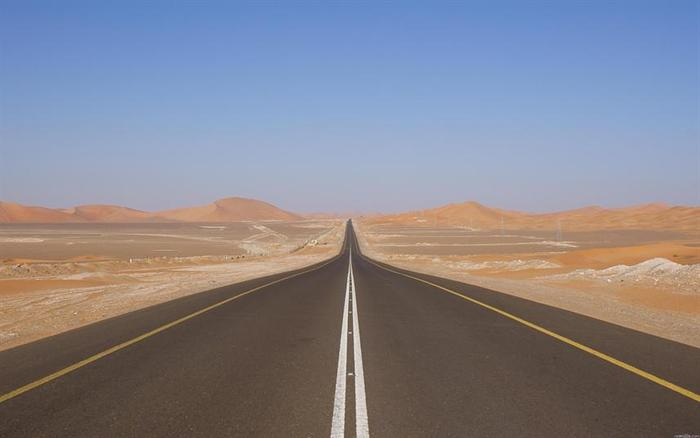
#> input picture 08_Inteligencia_Artificial/02_Algoritmos_Especificos/02_Processamento_de_Imagens/Imagens/estrada.jpg, 700 x 438 px
$ jupyter execute 14_segmentacao_transformada_de_hough.ipynb
#> lines starting #> are read from the running program, lines starting #| are printed output that depends on the picture; after the words box and inside, x2 and y2 are one past the last pixel; in counts of white or black regions, pixels touching at a corner belong together
## Transformada de Hough (detecção de retas)
***

Para que um carro autonomo consiga desempenhar seu papel com perfeição, é preciso detectar previamente varias situações externas e saber como agir em cada uma delas, porém um dos pontos mais importantes para o bom funcionamento do automovel é a detecção da linhas que separam cada aba da pista.

Essa tarefa é facilmente implementada usando várias técnicas de visão computacional e uma dessas tarefas é a transformada de hough.

Ela consegue detectar qualquer linha por meio de algoritmos matematicos.

O objetivo é aplicar na imagem uma transformação de modo que todos os pontos pertencentes a uma mesma curva sejam mapeados num único ponto de um novo espaço de parametrização da curva procurada.

Etapas importante no algoritmo de Hough:

1. Obter uma imagem de borda binária usando Canny por exemplo.
2. Especificar as subdivisões no plano $\theta$p
3. Eliminar a contagem das células acumuladoras para a concentração elevadas de pixels
4. Examinar a relação (principalmente as de continuidade) entre os pixels de uma célula escolhida

```py
def HoughLinesP(img, p, o, minVal, maxVal):
    img = Imagem com a qual queremos trabalhar já binário com detecção de borda
    p = Distância perpendicular da origem até a linha
    o = Ângulo perpendicular da linha ao eixo
    minVal = Comprimento mínimo da linha
    maxVal = Comprimento máximo da linha

    return Imagem com bordas detectadas
```

[cell 1]
import cv2 as cv
import numpy as np
from matplotlib import pyplot as plt

[cell 2]
img = cv.imread("./Imagens/estrada.jpg", cv.IMREAD_GRAYSCALE)
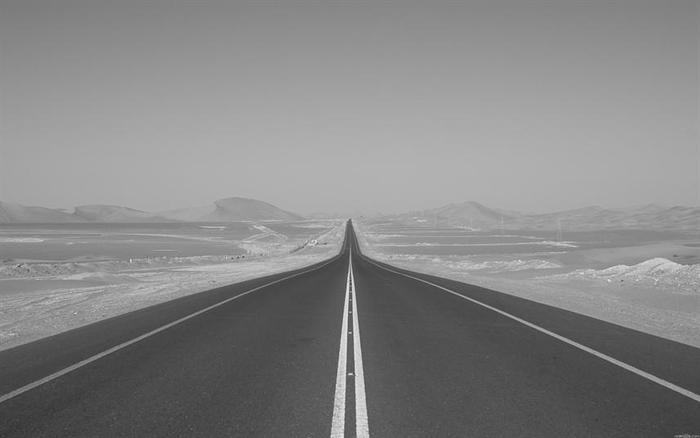
#> img: shape (438, 700); min 47, max 236, mean 132.9

[cell 3]
img_gray = cv.cvtColor(img, cv.IMREAD_GRAYSCALE)
plt.imshow(img)
plt.title("Imagem Original")
plt.show()

[cell 4]
metodo = cv.THRESH_BINARY_INV + cv.THRESH_OTSU

[cell 5]
limiar, img_binario = cv.threshold(img, 200, 255, metodo)
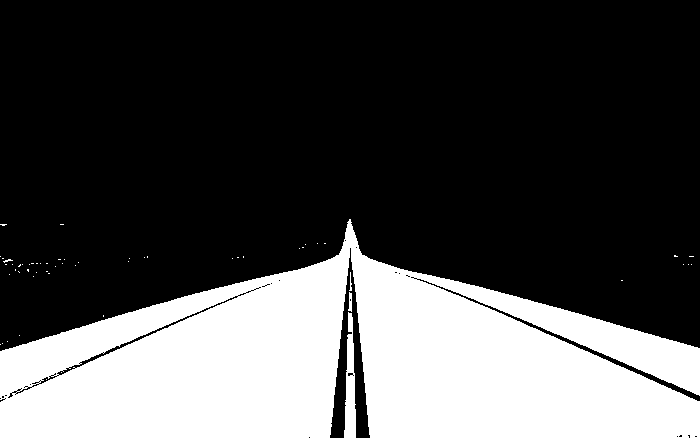
#> img_binario: shape (438, 700); 30.2% white; 57 white regions (53 under 20 px), largest, box (x1, y1, x2, y2) and area: (0, 219, 700, 438) 91254, (344, 312, 356, 438) 1003, (348, 292, 352, 312) 56, (349, 272, 352, 291) 26
#> limiar = 117

[cell 6]
img_gray = cv.cvtColor(img_binario, cv.IMREAD_GRAYSCALE)
plt.imshow(img_gray)
plt.title("Imagem Binaria segmentada")
plt.show()

[cell 7]
img_segmentada = cv.Canny(img_binario, 70, 255)
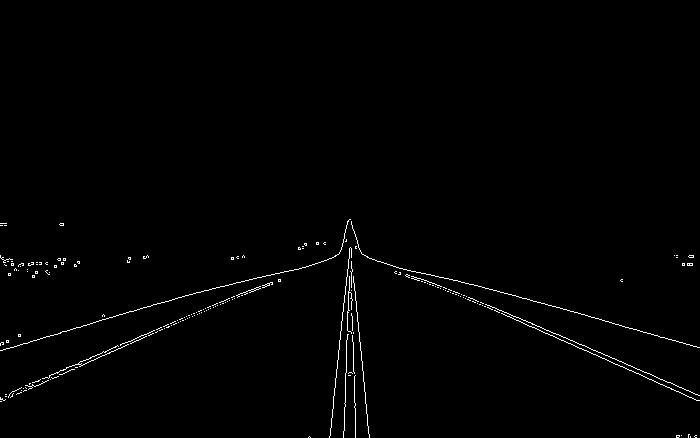
#> img_segmentada: shape (438, 700); 0.94% white in thin lines or dots, all inside (x1, y1, x2, y2) = (0, 219, 700, 438)

[cell 8]
img_gray = cv.cvtColor(img_segmentada, cv.IMREAD_GRAYSCALE)
plt.imshow(img_gray)
plt.title("Imagem Segmentada")
plt.show()

[cell 9]
lines = cv.HoughLinesP(img_segmentada, 1, np.pi/180, 10, 200)
#> lines = 573 rows, first 6: [456, 292, 457, 292], [645, 372, 655, 376], [102, 352, 102, 352], [131, 340, 138, 337], [677, 391, 684, 394], [178, 297, 180, 297]

[cell 10]
for line in lines:
    x1, y1, x2, y2 = line[0]
    cv.line(img, (x1, y1), (x2, y2), (0, 255, 0), 3)
#> this loop made 573 passes
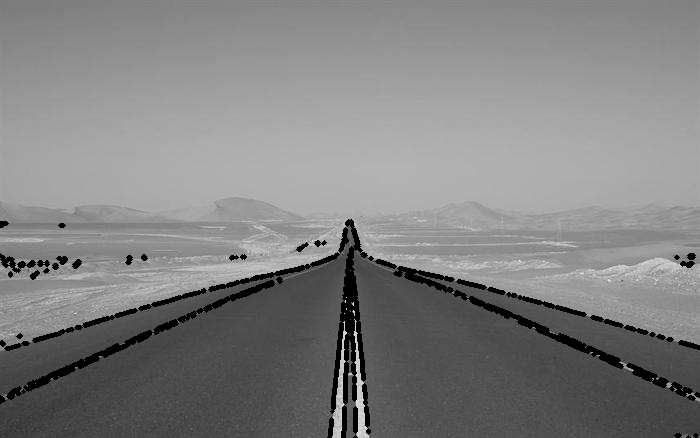
#> img: shape (438, 700); 3.82% of pixels changed, all inside (x1, y1, x2, y2) = (0, 219, 700, 438)

[cell 11]
img_gray = cv.cvtColor(img, cv.IMREAD_GRAYSCALE)
plt.imshow(img_gray)
plt.title("Imagem com linhas detectas")
plt.show()

$ run again, with 08_Inteligencia_Artificial/02_Algoritmos_Especificos/02_Processamento_de_Imagens/Imagens/colorida.jpg copied over 08_Inteligencia_Artificial/02_Algoritmos_Especificos/02_Processamento_de_Imagens/Imagens/estrada.jpg
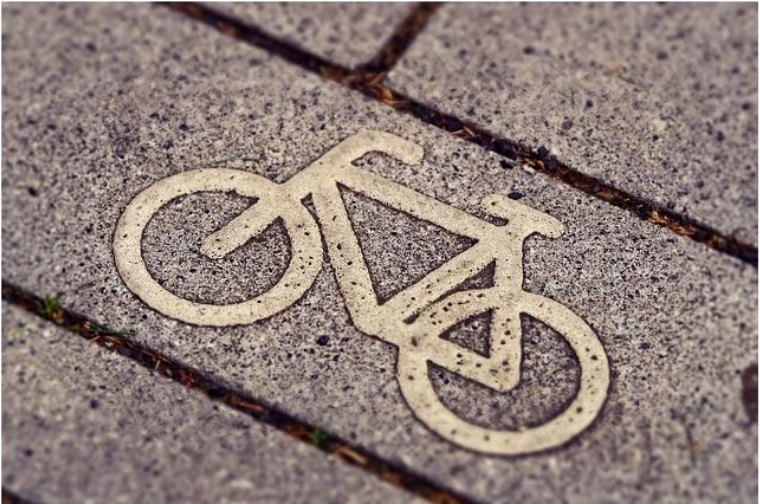
#> input picture 08_Inteligencia_Artificial/02_Algoritmos_Especificos/02_Processamento_de_Imagens/Imagens/colorida.jpg, 760 x 504 px
#> `limiar, img_binario = cv.threshold(img, 200, 255, metodo)`:
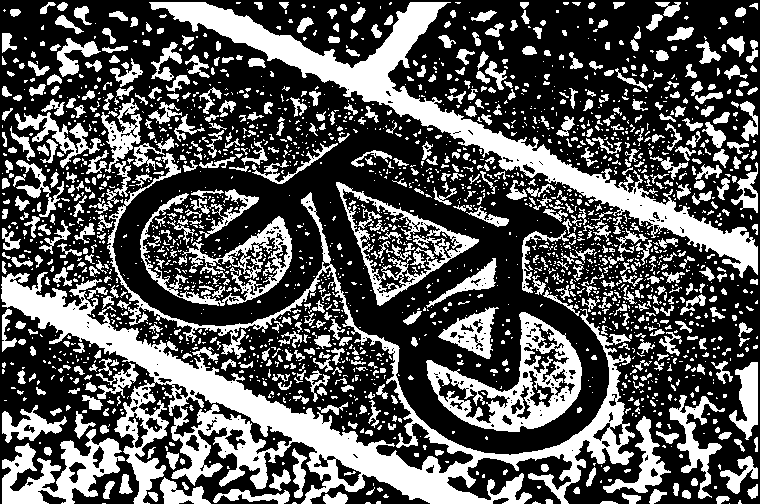
#> img_binario: shape (504, 760); 34.9% white; 2313 white regions (1664 under 20 px), largest, box (x1, y1, x2, y2) and area: (1, 153, 635, 504) 33198, (149, 2, 758, 278) 18072, (426, 312, 582, 432) 6432
#> limiar = 120
#> img_segmentada: shape (504, 760); 14.8% white in thin lines or dots
#> the loop `for line in lines:` made 30077 passes
#> (x1, y1, x2, y2) on passes 1 to 3: (545, 342, 545, 342), (713, 349, 713, 349), (174, 228, 177, 229)
#> after the loop `for line in lines:`:
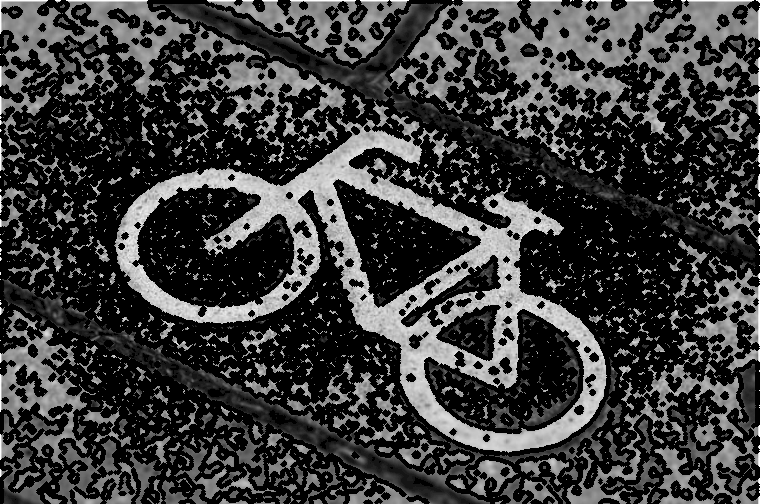
#> img: shape (504, 760); min 0, max 255, mean 58.8
